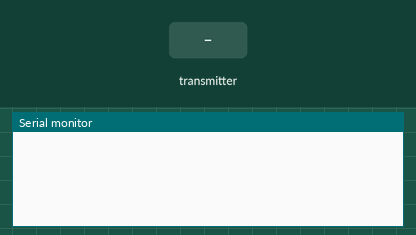
The sketch below on a simulated Arduino Uno, built with avr-gcc and run on an emulated ATmega328P. Parts: the last lines printed to the serial monitor. The inputs (shaded band) are chosen by the test bench. No radio packets arrive unless stated.

Above: at 1.2 s.
1.3 s: the transmitter starts sending temp = 0
At 1.37 s:
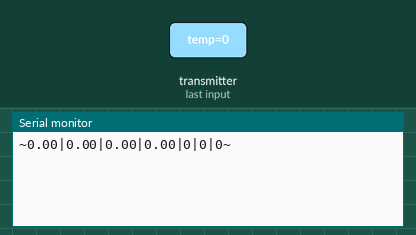
3.2 s: the transmitter starts sending humidity = 25
At 3.29 s:
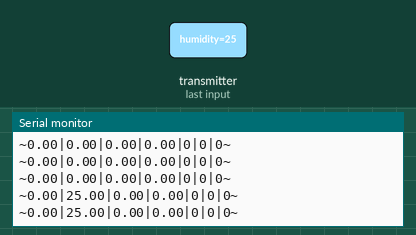
4.7 s: the transmitter starts sending temp = 25
At 4.79 s:
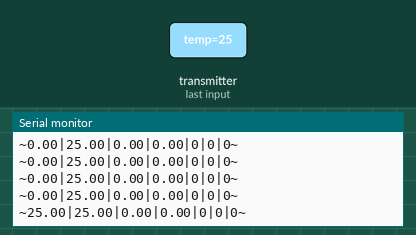
7.7 s: the transmitter starts sending pressure = 1
At 7.78 s:
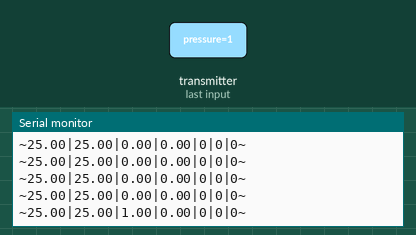
9.2 s: the transmitter starts sending seaPressure = 1
At 9.27 s:
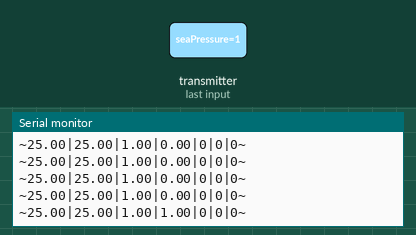
10.7 s: the transmitter starts sending gas = 256
At 10.78 s:
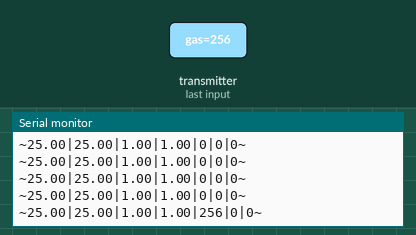

Measured:
- after the input at 1.3 s, the serial monitor: prints a new line at once (image 1)
- after the input at 3.2 s, the serial monitor: prints a new line at once (image 2)
- after the input at 4.7 s, the serial monitor: prints a new line at once (image 3)
- after the input at 7.7 s, the serial monitor: prints a new line at once (image 4)
- after the input at 9.2 s, the serial monitor: prints a new line at once (image 5)
- after the input at 10.7 s, the serial monitor: prints a new line at once (image 6)

The sketch:

GroundStationArduino.ino
```cpp
#include <SPI.h>
#include <nRF24L01.h>
#include <RF24.h>
RF24 radio(9, 10); // CE, CSN
const byte READING_ADDRESS[6] = "00030";
const byte WRITING_ADDRESS[6] = "00010";

struct MessageStruct {
  float temp;
  float humidity;
  double pressure;
  double seaPressure;
  int gas;
  int ir;
  int particles;
  char moveCommand;
};
MessageStruct message;

void setup()
{
    Serial.begin(9600);
    radio.begin();

    radio.setPALevel(RF24_PA_MIN);

    radio.enableDynamicPayloads();
    radio.enableAckPayload();

    radio.openWritingPipe(WRITING_ADDRESS); // set the address where we will send the data
    radio.openReadingPipe(1, READING_ADDRESS);   //Setting the address at which we will receive the data

    message.temp = 0.0;
    message.humidity = 0.0;
    message.pressure = 0.0;
    message.seaPressure = 0.0;
    message.gas = 0;
    message.ir = 0;
    message.particles = 0;
    message.moveCommand = '0';
    radio.writeAckPayload(1, &message, sizeof(MessageStruct));

    radio.startListening();  // receiver mode
}
void loop()
{
    if (Serial.available() > 0) // if ground station sent data (move car data)
      message.moveCommand = Serial.read();

    uint8_t pipe;
    if (radio.available(&pipe)) // is there an ACK payload?
    {
      MessageStruct received;
      radio.read(&received, sizeof(received));       // get incoming payload

      radio.writeAckPayload(1, &message, sizeof(message)); // send ACK payload with movement command

      String data = "~" + String(received.temp) + "|" + String(received.humidity) + "|" + String(received.pressure) + "|"
      + String(received.seaPressure) + "|" + String(received.gas) + "|" + String(received.ir) +  "|" + String(received.particles) + "~";
      Serial.println(data); // write to ground station's port the data we got from rover
    }
    delay(20);

}
```
